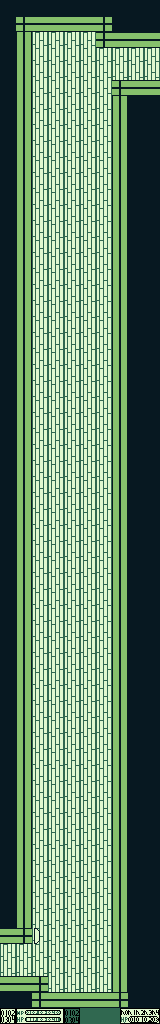

Tiled map render using the project's own tile images. Description and the whole map definition, tile-layer contents included, below:
An orthogonal 10x64 tile map with 16x16 px tiles, 2 tile layers (Tile Layer 1, Tile Layer 2).

<map version="1.10" tiledversion="1.11.0" orientation="orthogonal" renderorder="right-down" width="10" height="64" tilewidth="16" tileheight="16" infinite="0" nextlayerid="3" nextobjectid="1">
 <tileset firstgid="1" source="Temporal Light/temporal_light_tileset.tsx" />
 <layer id="1" name="Tile Layer 1" width="10" height="64">
  <data encoding="csv">
1287,1287,1287,1287,1287,1287,1287,1287,1287,1287,
1287,2632,2435,2435,2435,2435,2632,1287,1287,1287,
1287,2310,1356,1356,1356,1356,2632,2435,2435,2435,
1287,2310,1356,1356,1356,1356,1356,1356,1356,1356,
1287,2310,1356,1356,1356,1356,1356,1356,1356,1356,
1287,2310,1356,1356,1356,1356,1356,2632,2435,2435,
1287,2310,1356,1356,1356,1356,1356,2310,1287,1287,
1287,2310,1356,1356,1356,1356,1356,2310,1287,1287,
1287,2310,1356,1356,1356,1356,1356,2310,1287,1287,
1287,2310,1356,1356,1356,1356,1356,2310,1287,1287,
1287,2310,1356,1356,1356,1356,1356,2310,1287,1287,
1287,2310,1356,1356,1356,1356,1356,2310,1287,1287,
1287,2310,1356,1356,1356,1356,1356,2310,1287,1287,
1287,2310,1356,1356,1356,1356,1356,2310,1287,1287,
1287,2310,1356,1356,1356,1356,1356,2310,1287,1287,
1287,2310,1356,1356,1356,1356,1356,2310,1287,1287,
1287,2310,1356,1356,1356,1356,1356,2310,1287,1287,
1287,2310,1356,1356,1356,1356,1356,2310,1287,1287,
1287,2310,1356,1356,1356,1356,1356,2310,1287,1287,
1287,2310,1356,1356,1356,1356,1356,2310,1287,1287,
1287,2310,1356,1356,1356,1356,1356,2310,1287,1287,
1287,2310,1356,1356,1356,1356,1356,2310,1287,1287,
1287,2310,1356,1356,1356,1356,1356,2310,1287,1287,
1287,2310,1356,1356,1356,1356,1356,2310,1287,1287,
1287,2310,1356,1356,1356,1356,1356,2310,1287,1287,
1287,2310,1356,1356,1356,1356,1356,2310,1287,1287,
1287,2310,1356,1356,1356,1356,1356,2310,1287,1287,
1287,2310,1356,1356,1356,1356,1356,2310,1287,1287,
1287,2310,1356,1356,1356,1356,1356,2310,1287,1287,
1287,2310,1356,1356,1356,1356,1356,2310,1287,1287,
1287,2310,1356,1356,1356,1356,1356,2310,1287,1287,
1287,2310,1356,1356,1356,1356,1356,2310,1287,1287,
1287,2310,1356,1356,1356,1356,1356,2310,1287,1287,
1287,2310,1356,1356,1356,1356,1356,2310,1287,1287,
1287,2310,1356,1356,1356,1356,1356,2310,1287,1287,
1287,2310,1356,1356,1356,1356,1356,2310,1287,1287,
1287,2310,1356,1356,1356,1356,1356,2310,1287,1287,
1287,2310,1356,1356,1356,1356,1356,2310,1287,1287,
1287,2310,1356,1356,1356,1356,1356,2310,1287,1287,
1287,2310,1356,1356,1356,1356,1356,2310,1287,1287,
1287,2310,1356,1356,1356,1356,1356,2310,1287,1287,
1287,2310,1356,1356,1356,1356,1356,2310,1287,1287,
1287,2310,1356,1356,1356,1356,1356,2310,1287,1287,
1287,2310,1356,1356,1356,1356,1356,2310,1287,1287,
1287,2310,1356,1356,1356,1356,1356,2310,1287,1287,
1287,2310,1356,1356,1356,1356,1356,2310,1287,1287,
1287,2310,1356,1356,1356,1356,1356,2310,1287,1287,
1287,2310,1356,1356,1356,1356,1356,2310,1287,1287,
1287,2310,1356,1356,1356,1356,1356,2310,1287,1287,
1287,2310,1356,1356,1356,1356,1356,2310,1287,1287,
1287,2310,1356,1356,1356,1356,1356,2310,1287,1287,
1287,2310,1356,1356,1356,1356,1356,2310,1287,1287,
1287,2310,1356,1356,1356,1356,1356,2310,1287,1287,
1287,2310,1356,1356,1356,1356,1356,2310,1287,1287,
1287,2310,1356,1356,1356,1356,1356,2310,1287,1287,
1287,2310,1356,1356,1356,1356,1356,2310,1287,1287,
1287,2310,1356,1356,1356,1356,1356,2310,1287,1287,
1287,2310,1356,1356,1356,1356,1356,2310,1287,1287,
2435,2632,1356,1356,1356,1356,1356,2310,1287,1287,
1356,1356,1356,1356,1356,1356,1356,2310,1287,1287,
1356,1356,1356,1356,1356,1356,1356,2310,1287,1287,
2435,2435,2632,1356,1356,1356,1356,2310,1287,1287,
1287,1287,2632,2435,2435,2435,2435,2632,1287,1287,
1941,1942,1943,1944,1945,1946,1946,1947,1948,1949
</data>
 </layer>
 <layer id="2" name="Tile Layer 2" width="10" height="64">
  <data encoding="csv">
0,0,0,0,0,0,0,0,0,0,
0,0,0,0,0,0,0,0,0,0,
0,0,0,0,0,0,0,0,0,0,
0,0,0,0,0,0,0,0,0,0,
0,0,0,0,0,0,0,0,0,0,
0,0,0,0,0,0,0,0,0,0,
0,0,0,0,0,0,0,0,0,0,
0,0,0,0,0,0,0,0,0,0,
0,0,0,0,0,0,0,0,0,0,
0,0,0,0,0,0,0,0,0,0,
0,0,0,0,0,0,0,0,0,0,
0,0,0,0,0,0,0,0,0,0,
0,0,0,0,0,0,0,0,0,0,
0,0,0,0,0,0,0,0,0,0,
0,0,0,0,0,0,0,0,0,0,
0,0,0,0,0,0,0,0,0,0,
0,0,0,0,0,0,0,0,0,0,
0,0,0,0,0,0,0,0,0,0,
0,0,0,0,0,0,0,0,0,0,
0,0,0,0,0,0,0,0,0,0,
0,0,0,0,0,0,0,0,0,0,
0,0,0,0,0,0,0,0,0,0,
0,0,0,0,0,0,0,0,0,0,
0,0,0,0,0,0,0,0,0,0,
0,0,0,0,0,0,0,0,0,0,
0,0,0,0,0,0,0,0,0,0,
0,0,0,0,0,0,0,0,0,0,
0,0,0,0,0,0,0,0,0,0,
0,0,0,0,0,0,0,0,0,0,
0,0,0,0,0,0,0,0,0,0,
0,0,0,0,0,0,0,0,0,0,
0,0,0,0,0,0,0,0,0,0,
0,0,0,0,0,0,0,0,0,0,
0,0,0,0,0,0,0,0,0,0,
0,0,0,0,0,0,0,0,0,0,
0,0,0,0,0,0,0,0,0,0,
0,0,0,0,0,0,0,0,0,0,
0,0,0,0,0,0,0,0,0,0,
0,0,0,0,0,0,0,0,0,0,
0,0,0,0,0,0,0,0,0,0,
0,0,0,0,0,0,0,0,0,0,
0,0,0,0,0,0,0,0,0,0,
0,0,0,0,0,0,0,0,0,0,
0,0,0,0,0,0,0,0,0,0,
0,0,0,0,0,0,0,0,0,0,
0,0,0,0,0,0,0,0,0,0,
0,0,0,0,0,0,0,0,0,0,
0,0,0,0,0,0,0,0,0,0,
0,0,0,0,0,0,0,0,0,0,
0,0,0,0,0,0,0,0,0,0,
0,0,0,0,0,0,0,0,0,0,
0,0,0,0,0,0,0,0,0,0,
0,0,0,0,0,0,0,0,0,0,
0,0,0,0,0,0,0,0,0,0,
0,0,0,0,0,0,0,0,0,0,
0,0,0,0,0,0,0,0,0,0,
0,0,0,0,0,0,0,0,0,0,
0,0,0,0,0,0,0,0,0,0,
0,0,3758098447,0,0,0,0,0,0,0,
0,0,0,0,0,0,0,0,0,0,
0,0,0,0,0,0,0,0,0,0,
0,0,0,0,0,0,0,0,0,0,
0,0,0,0,0,0,0,0,0,0,
0,0,0,0,0,0,0,0,0,0
</data>
 </layer>
</map>
